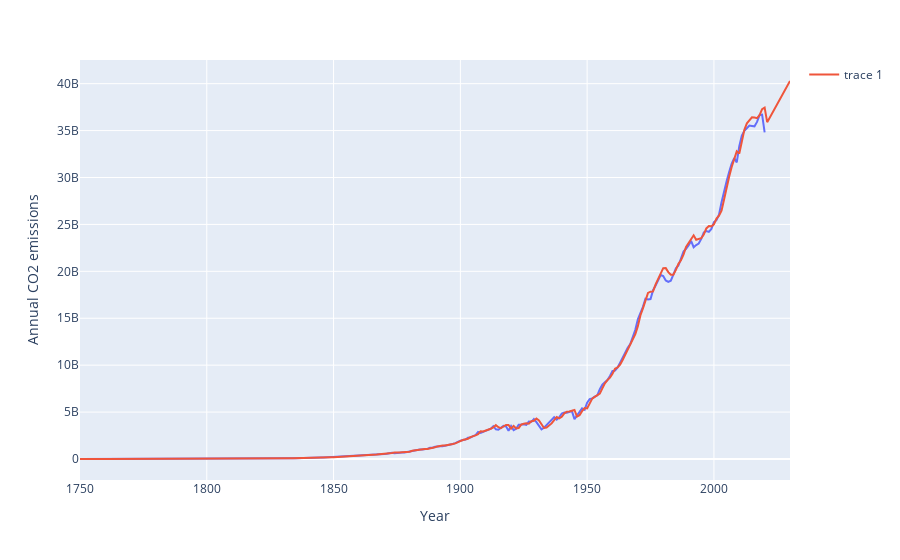

The cell this chart's notebook holds for it:
### Code cell
# Plot 
fig = px.line(df3, x='Year', y='Annual CO2 emissions')

# Only thing I figured is - I could do this 
fig.add_scatter(x=df3['Year'], y=np.exp(df3['Predictions']), mode='lines')

# Show plot 
fig.show()

### Figure 1 — Plotly figure (JSON) as saved in the notebook; plotly's stock layout.template omitted (floating-point values rounded to 4 significant figures; data arrays with more than 128 entries replaced by an {"elided": "..."} marker saying what was removed)
{"data": [{"hovertemplate": "Year=%{x}<br>Annual CO2 emissions=%{y}<extra></extra>", "legendgroup": "", "line": {"color": "#636efa", "dash": "solid"}, "mode": "lines", "name": "", "orientation": "v", "showlegend": false, "type": "scatter", "x": {"elided": "281 int values"}, "xaxis": "x", "y": {"elided": "281 int values"}, "yaxis": "y"}, {"mode": "lines", "type": "scatter", "x": {"elided": "281 int values"}, "y": {"elided": "281 float values"}}], "layout": {"legend": {"tracegroupgap": 0}, "margin": {"t": 60}, "xaxis": {"anchor": "y", "domain": [0, 1], "title": {"text": "Year"}}, "yaxis": {"anchor": "x", "domain": [0, 1], "title": {"text": "Annual CO2 emissions"}}}}
